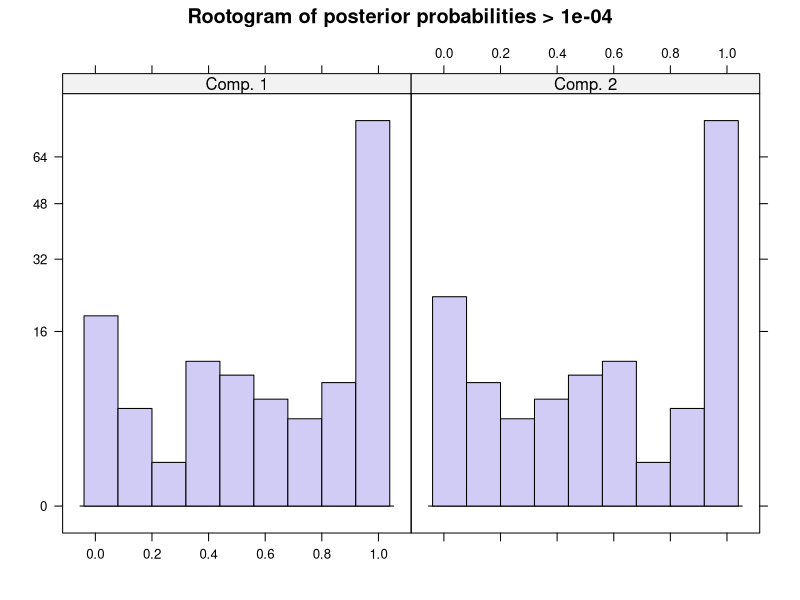
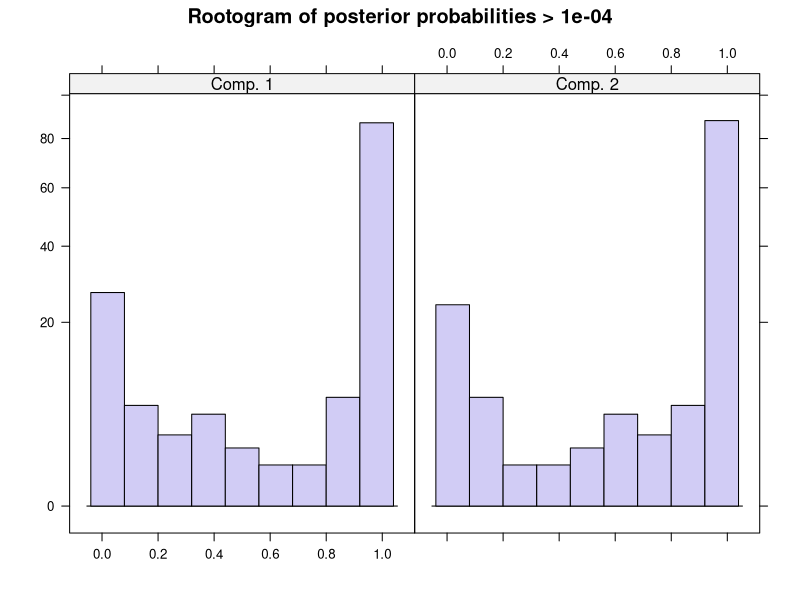

These charts were generated, in order, by the following R code:
## ---- chunk 1
knitr::opts_chunk$set(echo = TRUE)
## ---- chunk 2
if(!require("flexmix")){install.packages("flexmix")}
library("flexmix")

data("NregFix", package = "flexmix")

dim(NregFix)

tail(NregFix)

colnames(NregFix)
## ---- chunk 3
Model <- FLXMRglm(~ x2 + x1)
Model
## ---- chunk 4
set.seed(12345)

fittedModel <- stepFlexmix(y ~ 1, model = Model, 
                           nrep = 3, k = 3,
                           data = NregFix, concomitant = FLXPmultinom(~ w))

fittedModel

fittedModel <- relabel(fittedModel, "model", "x1")

fittedModel
## ---- chunk 5
summary(refit(fittedModel))
## ---- chunk 6
Model2 <- FLXMRglmfix(fixed = ~ x2, 
                      nested = list(k = c(1, 2),
                      formula = c(~ 0, ~ x1)), varFix = TRUE)

fittedModel2 <- flexmix(y ~ 1, model = Model2,
                        cluster = posterior(fittedModel), 
                        data = NregFix,
                        concomitant = FLXPmultinom(~ w))
fittedModel2
## ---- chunk 7
summary(refit(fittedModel2))
## ---- chunk 8
BIC(fittedModel)

BIC(fittedModel2)
## ---- chunk 9
data("NPreg", package = "flexmix")

dim(NPreg)

colnames(NPreg)

tail(NPreg)
## ---- chunk 10
Model.G <- flexmix(yn ~ x + I(x^2), 
               data = NPreg, k = 2,
               control = list(verb = 5, iter = 100))

Model.G

summary(Model.G)
summary(refit(Model.G))

plot(Model.G)
## ---- chunk 11
Model3 <- flexmix(yn ~ x, data = NPreg, k = 2,
               model = list(FLXMRglm(yn ~ . + I(x^2)),
                            FLXMRglm(yp ~ ., family = "poisson")))
plot(Model3)
Model3
table(Model3@cluster, NPreg$class)
## ---- chunk 12
parameters(Model3, component = 1, model = 1)
## ---- chunk 13
parameters(Model3, component = 1, model = 2)
## ---- chunk 14
data("fabricfault", package = "flexmix")

dim(fabricfault)

colnames(fabricfault)

tail(fabricfault)
## ---- chunk 15
Model4 <- stepFlexmix(Faults ~ 1, model = FLXMRglmfix(family="poisson",
                                                         fixed = ~ log(Length)), data = fabricfault, k = 2, nrep = 3)
summary(Model4)

summary(refit(Model4))
## ---- chunk 16
Znew <- seq(0, 1000, by = 50)

fabricMix.pred <- predict(Model4, newdata = data.frame(Length = Znew))

head(fabricMix.pred)
## ---- chunk 17
fabricMix2 <- flexmix(Faults ~ 0, 
                      data = fabricfault,
                      cluster = posterior(Model4),
                      model = FLXMRglmfix(family = "poisson", fixed = ~ log(Length),
                                          nested = list(k=c(1,1), formula=list(~0,~1))))

summary(refit(fabricMix2))

fabricMix2.pred <-  fabricMix2.pred <- predict(fabricMix2,
                                               newdata = data.frame(Length = Znew))
head(fabricMix2.pred)
